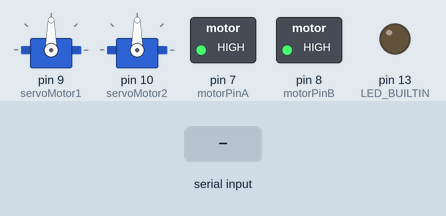
This sketch was run on a simulated Arduino Uno, built with avr-gcc and run on an emulated ATmega328P. Shown: 2 × servo, switched loads named in the sketch (green lamp = pin HIGH), output pins drawn as LEDs (lit = HIGH). Inputs (shaded band) come from the test bench. Random numbers use the default seed unless the sketch sets one.

Above: at 1.2 s.
1.3 s: "1" received over Serial
At 3.8 s:
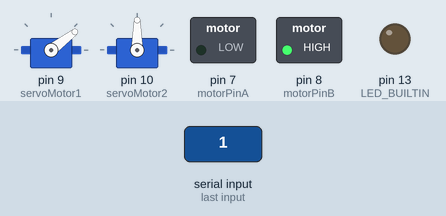
4.1 s: "2" received over Serial
At 5.7 s:
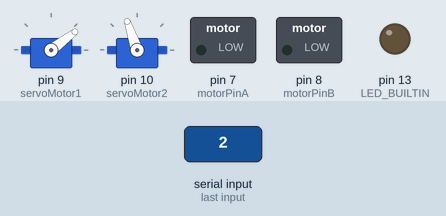
6.6 s: "3" received over Serial
At 8.8 s:
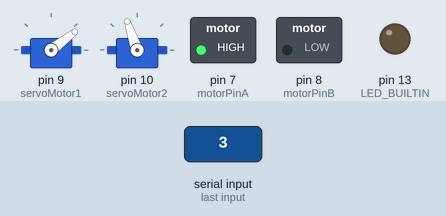
9.1 s: "4" received over Serial
At 10.7 s:
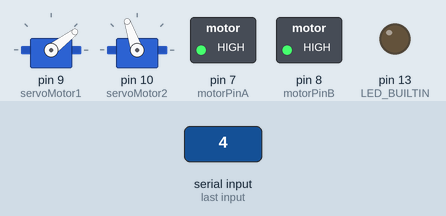
11.6 s: "5" received over Serial
At 13.7 s:
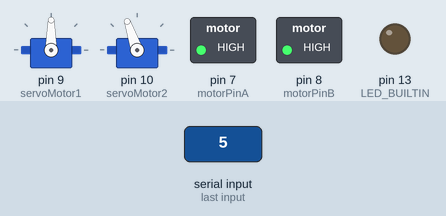
14.0 s: "7" received over Serial
At 15.6 s:
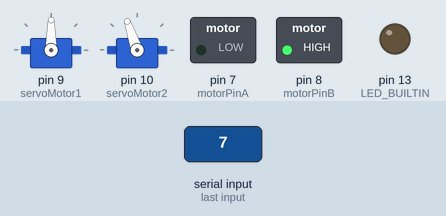
Timing chart, 0 to 17.1 s (numbered marks = the images above; inputs shaded):
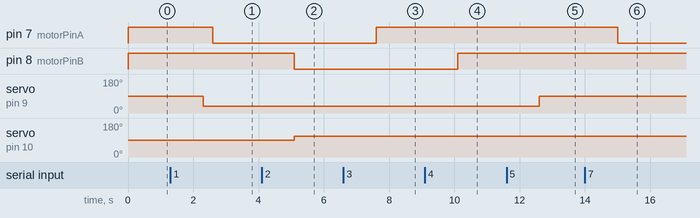

The sketch:

Arduino-WCC-2.4.ino
```cpp
// Incluímos la librería para poder controlar el servo
#include <Servo.h>

//aspersor 01
int motorPinA = 7; //Motor

//aspersor 02
int motorPinB = 8; //Motor

char val;
int dato=0;

//servos
 Servo servoMotor1;
 Servo servoMotor2;

int valorInicial1 = 90;
int valorInicial2 = 90;

int randomRotacion1 = 0;
int randomRotacion2 = 0;

//valores definir rotacion servo
int valorTope12 =30;
int valorTope11 =150;

int valorTope22 =60;
int valorTope21 =130;

//tiempo que esta el motor expulsando pintura en milisegundos
int milisexpulsado =300;

// control dinamico tiempo
int elvalor = milisexpulsado;
String val2;


//valores definir rotacion servo FIN


int in1 = 7;

//servos fin


void setup() {

 Serial.begin(9600);
 pinMode(LED_BUILTIN, OUTPUT);

 pinMode(motorPinA, OUTPUT);
 pinMode(motorPinB, OUTPUT);


 digitalWrite(motorPinA, LOW); //Establishes forward direction of Channel A
 digitalWrite(motorPinA, HIGH);   //Disengage the Brake for Channel A

 digitalWrite(motorPinB, LOW); //Establishes forward direction of Channel B
 digitalWrite(motorPinB, HIGH);   //Disengage the Brake for Channel B


 //servos

  pinMode(in1, OUTPUT);
  digitalWrite(in1, HIGH);

  //declaramos pin para el servo
  servoMotor1.attach(9);
  servoMotor2.attach(10);

  // Inicializamos al ángulo 0 el servomotor
  servoMotor1.write(valorInicial1);
  servoMotor2.write(valorInicial2);

//servos fin


}


void loop() {


     //Spins the motor on Channel A at full speed 255 full
       //Spins the motor on Channel B at full speed 255 full

    if (Serial.available() > 0) { // If data is available to read

        val = Serial.read();
        val2 = Serial.readString();

        //ajustar tiempo de ejeccion
         elvalor = val2.toInt();
         //valorTope11 = numeroElValor.toInt();


        // inicio secuencia aspersor 1
        if(val == '1')  {

         rotaAspersor1();
         digitalWrite(motorPinA, LOW);


        }

        // enciende motor 2
        if(val == '2')  {
         rotaAspersor2();
         digitalWrite(motorPinB, LOW);

        }

        // apaga motor 1
        if(val == '3')  {
         digitalWrite(motorPinA, HIGH);
        }

         // apaga motor 2
        if(val == '4')  {
         digitalWrite(motorPinB, HIGH);
        }

         // Posicion aspersor 01 al centro
        if(val == '5')  {
          servoMotor1.write(valorInicial1);
        }

         // Posicion aspersor 02 al centro
        if(val == '6')  {
          servoMotor2.write(valorInicial2);
        }

        if(val == '7')  {
          digitalWrite(motorPinA, LOW);
        }

        if(val == '8')  {
          digitalWrite(motorPinB, LOW);
        }

    }


  milisexpulsado = elvalor;

}

void rotaAspersor1()
{

  //rotacion para aspersor 1
  randomRotacion1 = random(valorTope12,valorTope11);
  servoMotor1.write(randomRotacion1);

  delay(milisexpulsado);
  //apaga motor
  digitalWrite(motorPinA, HIGH);


}

void rotaAspersor2()
{

  //rotacion para aspersor 2
  randomRotacion2 = random(valorTope22,valorTope21);
  servoMotor2.write(randomRotacion2);

  delay(milisexpulsado);
  //apaga motor
  digitalWrite(motorPinB, HIGH);

}
```

Measured:
- after the input at 1.3 s, pin 7 (motorPinA): HIGH → LOW after 1.3 s; servo on pin 9 (servoMotor1): 90° → 37° after 1.0 s
- after the input at 4.1 s, pin 8 (motorPinB): HIGH → LOW after 1.0 s; servo on pin 10 (servoMotor2): 90° → 109° after 1.0 s
- after the input at 6.6 s, pin 7 (motorPinA): LOW → HIGH after 1.0 s
- after the input at 9.1 s, pin 8 (motorPinB): LOW → HIGH after 1.0 s
- after the input at 11.6 s, servo on pin 9 (servoMotor1): 37° → 90° after 1.0 s
- after the input at 14.0 s, pin 7 (motorPinA): HIGH → LOW after 1.0 s
